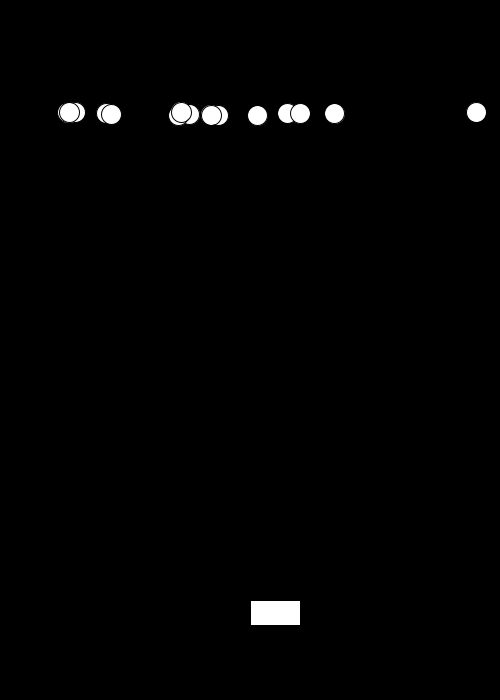
Frame 1 (no input)
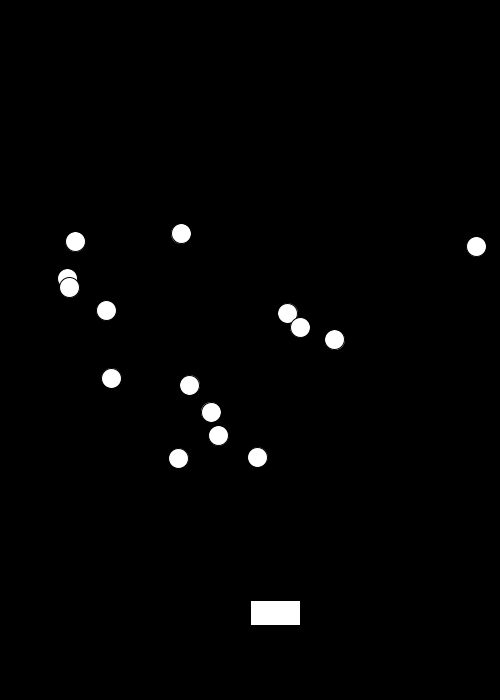
Frame 60 (the mouse pressed at the canvas centre just before this capture)
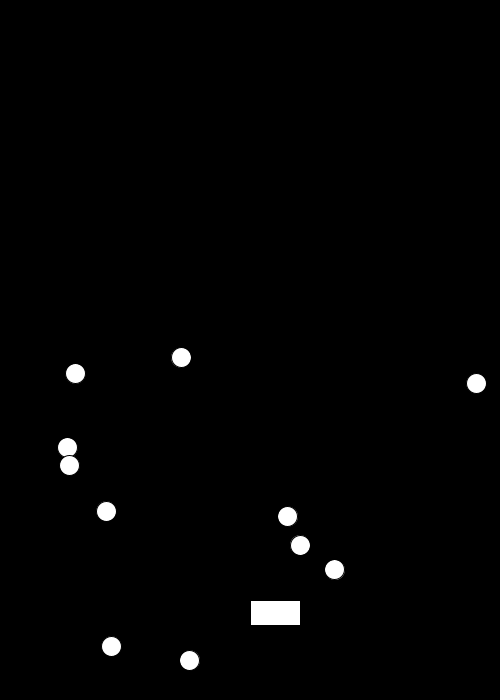
Frame 120 (the mouse held since frame 60 and released just before this capture)

The Processing sketch that drew these frames (run headless with seeded random() and noise(); from frame 60 on, the mouse is pressed at the canvas centre):

// Processing sketch: processing_133738
// ── processing_133738.pde

class Asteroid

{
  float x = 50;
  float y = 100;
  float radius = 20;
  float speed = random (2, 6);
}

class Ship
{
  float x = 250;
  float y = 600;
  float w = 50;
  float h = 25;
  float speed = 10;
}

boolean isLeftDown = false;
boolean isRightDown = false;

Asteroid[] asteroids= new Asteroid[15];
Ship player = new Ship();

boolean rectRectIntersect(float left, float top, float right, float bottom, float otherLeft, float otherTop, float otherRight, float otherBottom)
{
  return !(left > otherRight || right < otherLeft || top > otherBottom || bottom < otherTop);
}

void setup()
{
  size(500, 700);
  
  for (int i = 0; i < asteroids.length; i += 1)
  {
  asteroids[i] = new Asteroid();
  asteroids[i].x += random(500);
  }
}

void draw()
{
  background(0);
  
  if (isRightDown == true)
  {
    player.x += player.speed;
  }
  
  if (isLeftDown == true)
  {
    player.x -= player.speed;
  }
  
  rect(player.x, player.y, player.w, player.h);
  
  for (int i = 0; i < asteroids.length; i += 1)
  {
  asteroids[i].y += asteroids[i].speed;
  
  if (rectRectIntersect(
  player.x, 
  player.y, 
  player.x + player.w, 
  player.y + player.h, 
  asteroids[i].x, 
  asteroids[i].y, 
  asteroids[i].x + asteroids[i].radius, 
  asteroids[i].y + asteroids[i].radius)) 
  {
    asteroids[i].x = -1000;
  }
  
  
  ellipseMode(CORNER);
  ellipse(asteroids[i].x, asteroids[i].y, asteroids[i].radius, asteroids[i].radius);
  }
}

void keyPressed()
{
  if (key == CODED)
  {
    if (keyCode == LEFT)
   {
     isLeftDown = true;
   } 
   if (keyCode == RIGHT)
   {
     isRightDown = true;
   }
  }
}

void keyReleased()
{
  if (key == CODED)
  {
    if (keyCode == LEFT)
   {
     isLeftDown = false;
   } 
   if (keyCode == RIGHT)
   {
     isRightDown = false;
   }
  }
}
